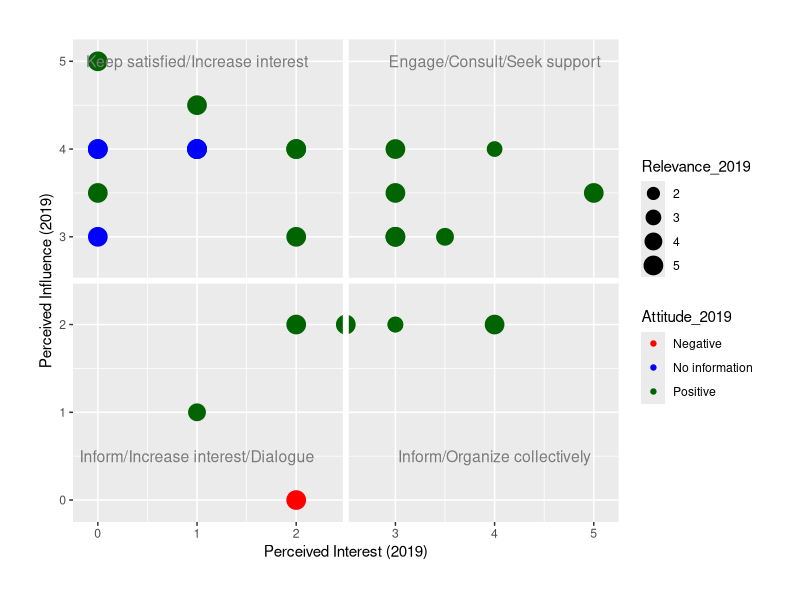
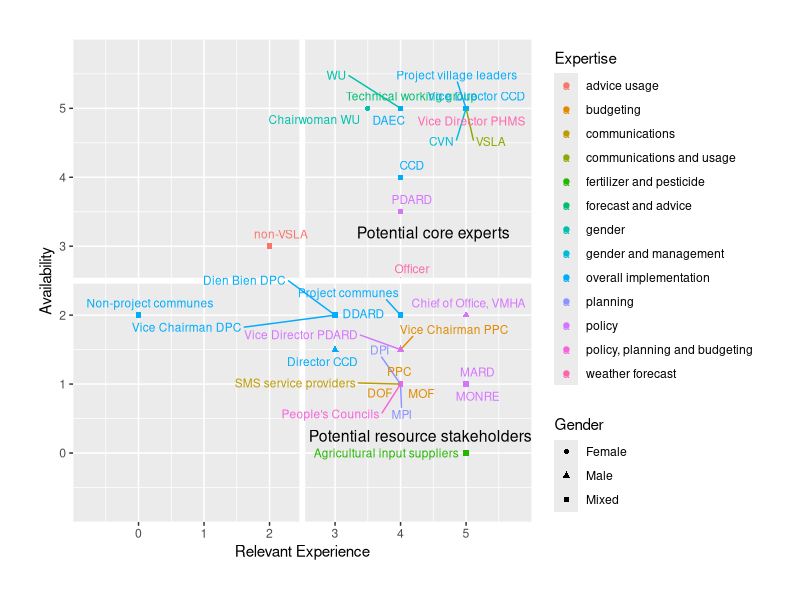
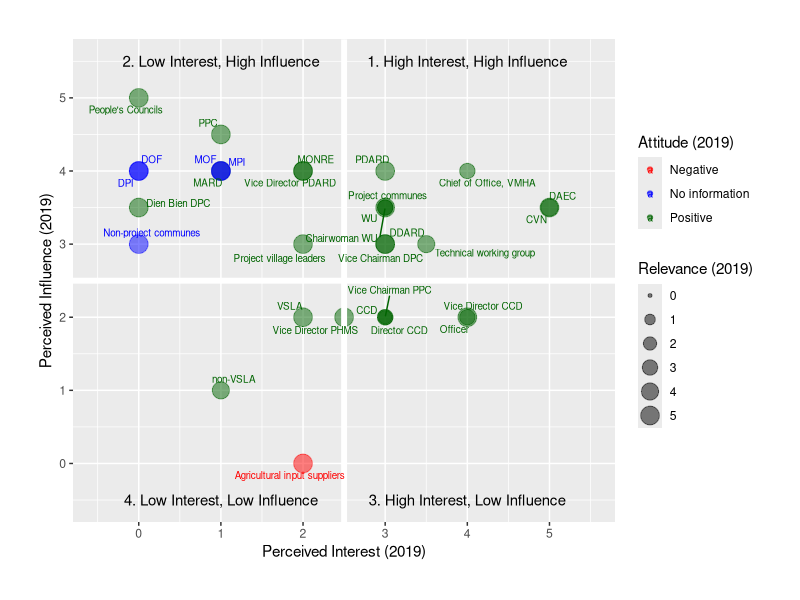
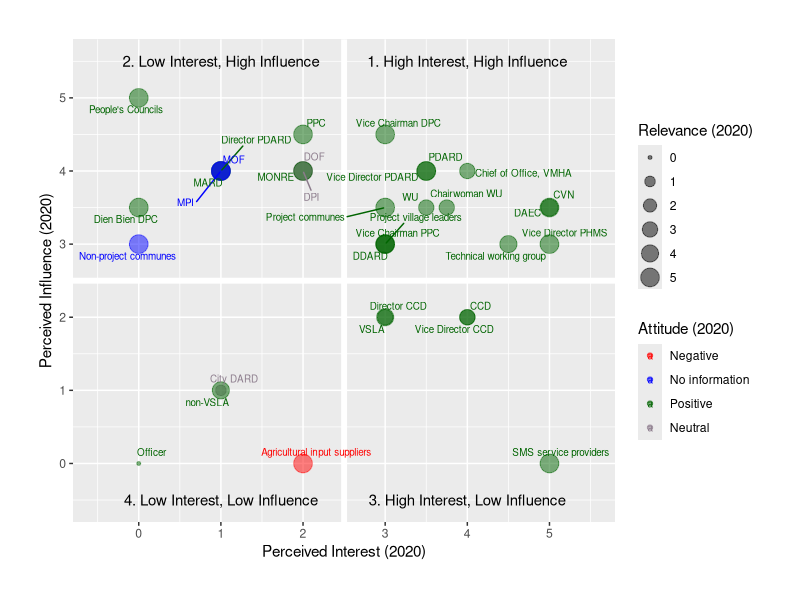
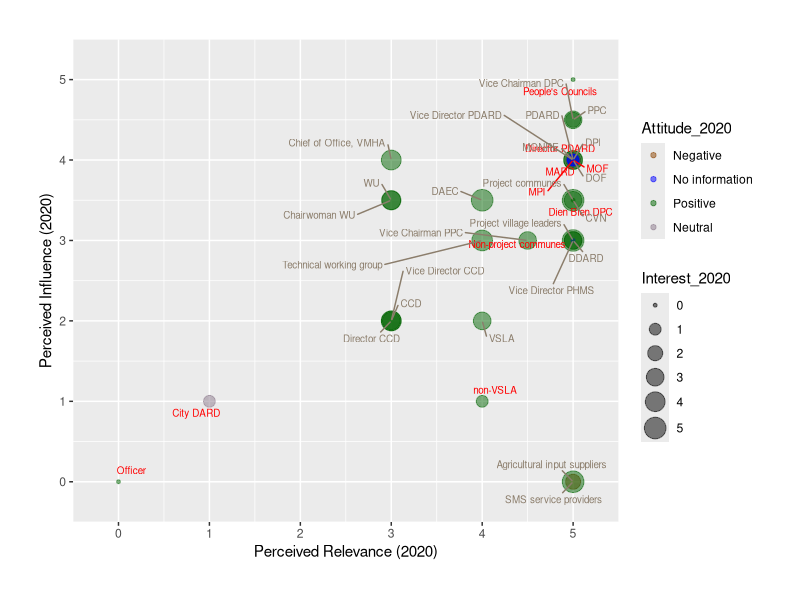
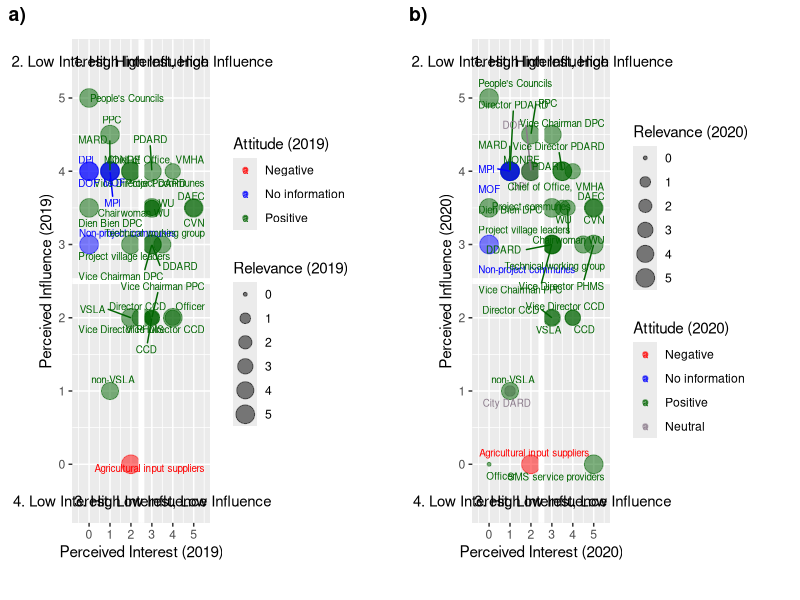
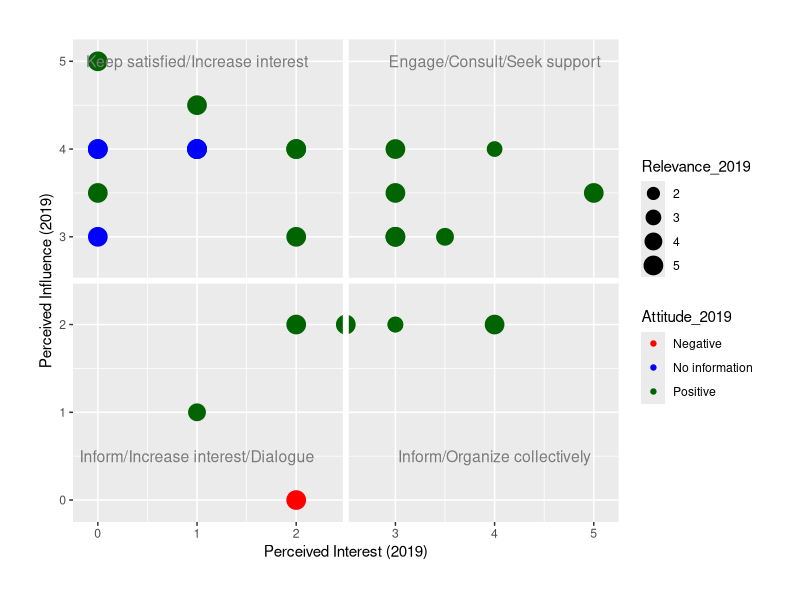
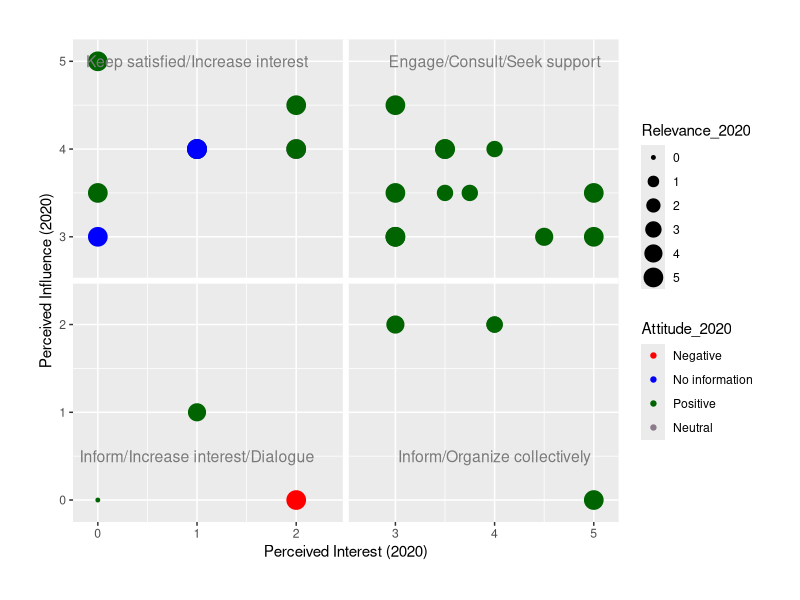

These charts were generated, in order, by the following R code:
#install.packages("ggrepel")
#install.packages("viridis")
#install.packages("magrittr")
library(magrittr)
library(dplyr)
library(viridis)
library(ggplot2)
library(ggrepel)
library(ggthemes)
library(cowplot)
#Call data for stakeholders' expertise, willingness and potential contribution 
#in the decision analysis#

stakeholder<-read.csv("stakeholder.csv")
#1. Plot stakeholders' experience, availability and expertise in decision analysis ####

expertplot<-ggplot(data = stakeholder, aes(x=Experience, y=Availability, label =stakeholders, color=Expertise))+ 
  geom_point(aes(shape=Gender))+
  xlab("Relevant Experience")+
 #label names of stakeholder and expand space to show full names
  scale_x_continuous(labels = paste(seq(0, 5, by = 1)), 
                     breaks = seq(0,5, by = 1), 
                     limits = c(0, 5),
                     expand = c(0,1))+
  scale_y_continuous(labels = paste(seq(0, 5, by = 1)), 
                     breaks = seq(0,5, by = 1), 
                     limits = c(0, 5),
                     expand = c(0,1))+
  theme(plot.margin = unit(c(1,1,1,1), "cm"))+
# Create line to categorize stakeholders
  geom_hline(yintercept=2.5, color="white", size=2)+
  geom_vline(xintercept=2.5, color="white", size=2)+
# Show all names of overlapped values
# https://ggrepel.slowkow.com/articles/examples.html
  geom_text_repel(box.padding = 0.3, max.overlaps = Inf, size=3)+
  annotate("text", label = "Potential core experts",
    x = 4.5, y = 3.2, size = 4, colour = "black")+
  annotate("text", label = "Potential resource stakeholders",
           x = 4.3, y = 0.25, size = 4, colour = "black")
 ggsave("Figures/FIG3.TIF.Expert.Print_with_color.tiff", dpi=400, height=7, width = 8)
 
 #2. Stakeholder power and interest analysis in 2019 (with lines)####
 stakeholder<-read.csv("stakeholder.csv")
 Stakeholder_analysis_2019<-ggplot(data = stakeholder, aes(x=Interest_2019, y=Influence_2019, 
                                label=stakeholders, color=Attitude_2019, size=Relevance_2019))+ 
   geom_point(alpha=0.5)+
   xlab("Perceived Interest (2019)")+
   ylab("Perceived Influence (2019)")+
   labs (color="Attitude (2019)", size="Relevance (2019)")+
   #define the scale size as area to ensure the consistence of size in 2019 and 2020: scale_size_area()
   
   #label names of stakeholder and expand space to show full names
   scale_x_continuous(labels = paste(seq(0, 5, by = 1)), 
                      breaks = seq(0,5, by = 1), 
                      limits = c(-0.5, 5.5))+
   scale_y_continuous(labels = paste(seq(0, 5, by = 1)), 
                      breaks = seq(0,5, by = 1), 
                      limits = c(-0.5, 5.5))+
                      
   # Show the size from 0 to 5, not only from 2-5 although we do not have 0 and 1 in the data table
   scale_size(labels = paste(seq(0, 5, by = 1)), 
                      breaks = seq(0,5, by = 1), 
                      limits = c(0, 5))+
   # Writing texts outside plot area: https://www.tutorialspoint.com/how-to-write-text-outside-plot-using-ggplot2-in-r
   
   coord_cartesian(clip = "off")+
   
   theme(plot.margin = unit(c(1,1,1,1), "cm"))+
   scale_color_manual(breaks = c("Negative", "No information", "Positive"),
                      values=c("red", "blue", "dark green"))+
   # Create line to categorize stakeholders
   geom_hline(yintercept=2.5, color="white", size=2)+
   geom_vline(xintercept=2.5, color="white", size=2)+
   # Show all names of overlapped values
   # https://ggrepel.slowkow.com/articles/examples.html
   geom_text_repel(box.padding = 0.3, max.overlaps = Inf, size=2.5)+
   annotate("text", label = "1. High Interest, High Influence",
            x = 4.0, y = 5.5, size = 3.8, colour = "black")+
   annotate("text", label = "3. High Interest, Low Influence",
            x = 4.0, y = -0.5, size = 3.8, colour = "black")+
   annotate("text", label = "2. Low Interest, High Influence",
          x = 1.0, y = 5.5, size = 3.8, colour = "black")+
   annotate("text", label = "4. Low Interest, Low Influence",
            x = 1.0, y = -0.5, size = 3.8, colour = "black")
 
 ggsave("Figures/FIG5.Stakeholder_analysis_2019.Print_with_color.tiff", dpi=400, height=7, width = 8)
 
 
 #3. Stakeholder power and interest analysis in 2020 (with lines)####
 stakeholder<-read.csv("stakeholder.csv")
 Stakeholder_analysis_2020<-ggplot(data = stakeholder, aes(x=Interest_2020, y=Influence_2020, 
                                                           label=stakeholders,
                                                           color=Attitude_2020, size=Relevance_2020))+ 
   geom_point(alpha=0.5)+
   xlab("Perceived Interest (2020)")+
   ylab("Perceived Influence (2020)")+
   #editing legend: https://stackoverflow.com/questions/23635662/editing-legend-text-labels-in-ggplot
   labs (color="Attitude (2020)", size="Relevance (2020)")+
   #define the scale size as area to ensure the consistence of size in 2019 and 2020: scale_size_area()
   
   
   #label names of stakeholder and expand space to show full names
   
   
   scale_x_continuous(labels = paste(seq(0, 5, by = 1)), 
                      breaks = seq(0,5, by = 1), 
                      limits = c(-0.5, 5.5))+
   scale_y_continuous(labels = paste(seq(0, 5, by = 1)), 
                      breaks = seq(0,5, by = 1), 
                      limits = c(-0.5, 5.5))+
   
   scale_size(labels = paste(seq(0, 5, by = 1)), 
              breaks = seq(0,5, by = 1), 
              limits = c(0, 5))+
   coord_cartesian(clip = "off")+
   
   theme(plot.margin = unit(c(1,1,1,1), "cm"))+
   scale_color_manual(breaks = c("Negative", "No information", "Positive", "Neutral"),
                      values=c("red", "blue", "dark green", "thistle4"))+
   # Create line to categorize stakeholders
   geom_hline(yintercept=2.5, color="white", size=2)+
   geom_vline(xintercept=2.5, color="white", size=2)+
   # Show all names of overlapped values
   # https://ggrepel.slowkow.com/articles/examples.html
   geom_text_repel(box.padding = 0.3, max.overlaps = Inf, size=2.5)+
   
   annotate("text", label = "1. High Interest, High Influence",
            x = 4.0, y = 5.5, size = 3.8, colour = "black")+
     #https://www.tutorialspoint.com/how-to-write-text-outside-plot-using-ggplot2-in-r
  #https://statisticsglobe.com/annotate-text-outside-of-ggplot2-plot-in-r
   # 
   annotate("text", label = "3. High Interest, Low Influence",
            x = 4.0, y = -0.5, size = 3.8, colour = "black")+ 
   annotate("text", label = "2. Low Interest, High Influence",
            x = 1.0, y = 5.5, size = 3.8, colour = "black")+
   annotate("text", label = "4. Low Interest, Low Influence",
            x = 1.0, y = -0.5, size = 3.8, colour = "black")
 
 ggsave("Figures/FIG6.Stakeholder_analysis_2020.Print_with_color.tiff", dpi=400, height=7, width = 8)
 
 #Warning####
 # Number of removing rows corresponds to the number of rows with NA values
  # 1: Removed 4 rows containing missing values (geom_point). 
  # 2: Removed 4 rows containing missing values (geom_text_repel)
 #Bobus####
 #4. Stakeholder Relevance and Influence analysis in 2020####
 stakeholder<-read.csv("stakeholder.csv")
 
 stakeholder_m<- stakeholder %>%
   mutate(annotation = ifelse(Interest_2020 <2, "yes", "no"))
 
 Stakeholder_analysis_RI_2020<-ggplot(data = stakeholder_m, aes(x=Relevance_2020, y=Influence_2020,
                                                  size = Interest_2020, color = Attitude_2020 ))+
   geom_point(alpha=0.5) +
   #scale_color_viridis(discrete=TRUE) +
             
   xlab("Perceived Relevance (2020)")+
   ylab("Perceived Influence (2020)")+
   scale_color_manual(breaks = c("Negative", "No information", "Positive", "Neutral"),
                      values=c("darkorange4", "blue", "dark green", "thistle4"))+
   geom_text_repel(data=stakeholder_m %>% filter(annotation=="yes"), aes(label=stakeholders), 
                   box.padding = 0.3, max.overlaps = Inf, size=2.5, color ="red" )+
   geom_text_repel(data=stakeholder_m %>% filter(annotation=="no"), aes(label=stakeholders), 
                   box.padding = 0.6, max.overlaps = Inf,size=2.5, color ="bisque4" )+
  
   #label names of stakeholder and expand space to show full names
   scale_x_continuous(labels = paste(seq(0, 5, by = 1)), 
                      breaks = seq(0,5, by = 1), 
                      limits = c(0, 5),
                      expand = c(0,0.5))+
   scale_y_continuous(labels = paste(seq(0, 5, by = 1)), 
                      breaks = seq(0,5, by = 1), 
                      limits = c(0, 5),
                      expand = c(0,0.5))+
   scale_size(range=c(1,7))+
   theme(plot.margin = unit(c(1,1,1,1), "cm"))
  ggsave("Figures/Stakeholder_analysis_RI_2020.jpeg", dpi=400, height=7, width = 8)
 
   
  # Show all names of overlapped values
   # https://ggrepel.slowkow.com/articles/examples.html
   # Advanced visualization with labling
   # https://www.yan-holtz.com/PDF/Ggplot2_advancedTP_correction.html
   #geom_text_repel(box.padding = 0.3, max.overlaps = Inf, size=2.5)

   
 

 
 
 
 
 # Combine stakeholder analysis for both 2019 and 2020
 
 SA_2019_2020 <- plot_grid(Stakeholder_analysis_2019, Stakeholder_analysis_2020,
                         labels = c('a)', 'b)'))
                          
 
 ggsave("Figures/FIG7.TIF.SA_2019_2020.Print_with_color.tiff", dpi = 500, 
        width = 15,
        height = 6)

#https://stackoverflow.com/questions/15624656/label-points-in-geom-point
#https://intellipaat.com/community/16343/how-to-put-labels-over-geombar-for-each-bar-in-r-with-ggplot2

 # 5. Stakeholder power and interest analysis in 2019 without names####
 
 Stakeholder_analysis_2019_no_name<-ggplot(data = stakeholder, aes(x=Interest_2019, y=Influence_2019, 
                                                           label=stakeholders,
                                                           color=Attitude_2019, size=Relevance_2019))+ 
   geom_point()+
   xlab("Perceived Interest (2019)")+
   ylab("Perceived Influence (2019)")+
   scale_size_area()+
   theme(plot.margin = unit(c(1,1,1,1), "cm"))+
   scale_color_manual(breaks = c("Negative", "No information", "Positive"),
                      values=c("red", "blue", "dark green"))+
   # Create line to categorize stakeholders
   geom_hline(yintercept=2.5, color="white", size=2)+
   geom_vline(xintercept=2.5, color="white", size=2)+
   # Show all names of overlapped values
   annotate("text", label = "Engage/Consult/Seek support",
            x = 4.0, y = 5.0, size = 4.0, colour = "grey48")+
   annotate("text", label = "Inform/Organize collectively",
            x = 4.0, y = 0.5, size = 4.0, colour = "grey48")+
   annotate("text", label = "Keep satisfied/Increase interest",
            x = 1.0, y = 5.0, size = 4.0, colour = "grey48")+
   annotate("text", label = "Inform/Increase interest/Dialogue",
            x = 1.0, y = 0.5, size = 4.0, colour = "grey48")
 Stakeholder_analysis_2019_no_name
 
 ggsave("Figures/stakeholder_analysis_2019_no_name.jpeg", dpi=400, height=7, width = 8)

# 6. Stakeholder power and interest analysis in 2020 without names####
 
 Stakeholder_analysis_2020_no_name<-ggplot(data = stakeholder, aes(x=Interest_2020, y=Influence_2020, 
                                                          
                                                           color=Attitude_2020, size=Relevance_2020))+ 
   geom_point()+
   xlab("Perceived Interest (2020)")+
   ylab("Perceived Influence (2020)")+
   theme(plot.margin = unit(c(1,1,1,1), "cm"))+
   scale_color_manual(breaks = c("Negative", "No information", "Positive", "Neutral"),
                      values=c("red", "blue", "dark green", "thistle4"))+
   # Create line to categorize stakeholders
   geom_hline(yintercept=2.5, color="white", size=2)+
   geom_vline(xintercept=2.5, color="white", size=2)+
   annotate("text", label = "Engage/Consult/Seek support",
            x = 4.0, y = 5, size = 4.0, colour = "grey48")+
   annotate("text", label = "Inform/Organize collectively",
            x = 4.0, y = 0.5, size = 4.0, colour = "grey48")+
   annotate("text", label = "Keep satisfied/Increase interest",
            x = 1.0, y = 5, size = 4.0, colour = "grey48")+
   annotate("text", label = "Inform/Increase interest/Dialogue",
            x = 1.0, y = 0.5, size = 4.0, colour = "grey48")
 ggsave("Figures/stakeholder_analysis_2020.jpeg", dpi=400, height=7, width = 8)
 
 # Combine stakeholder analysis for both 2019 and 2020
 
 SA_2019_2020_no_name <- plot_grid(Stakeholder_analysis_2019_no_name, Stakeholder_analysis_2020_no_name,
                           labels = c('a)', 'b)'))
 

 
 
 
 
 
 
 
 
 
 
 
 